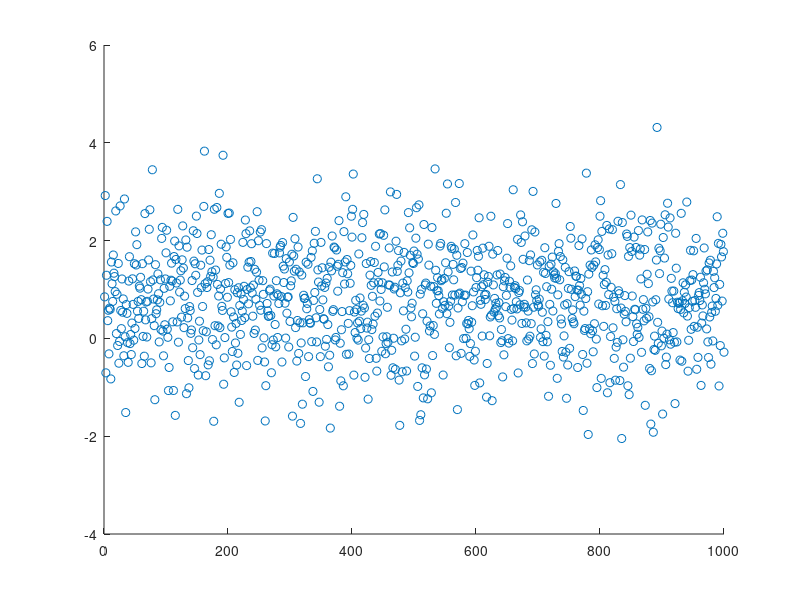

MATLAB code for this plot:
%Hoeffding Inequality

nn = 1000;

rng('shuffle')
huhin = randn(nn,1) + 0.8;

Zi = huhin > 0;

z0 = Zi == 0;
P0 = sum(z0)/length(z0);

z1 = Zi == 1;
P1 = sum(z1)/length(z1);


phi = P1



rng('shuffle')
huhout = randn(nn,1) + 0.8;

scatter(1:length(huhout),huhout,'b.')

acc = huhout > 0;

phihat = mean(acc)


gamma = 0.01
ineq1 = abs(phi - phihat)
ineq2 = 2*exp(-2*(gamma^2)*nn)
